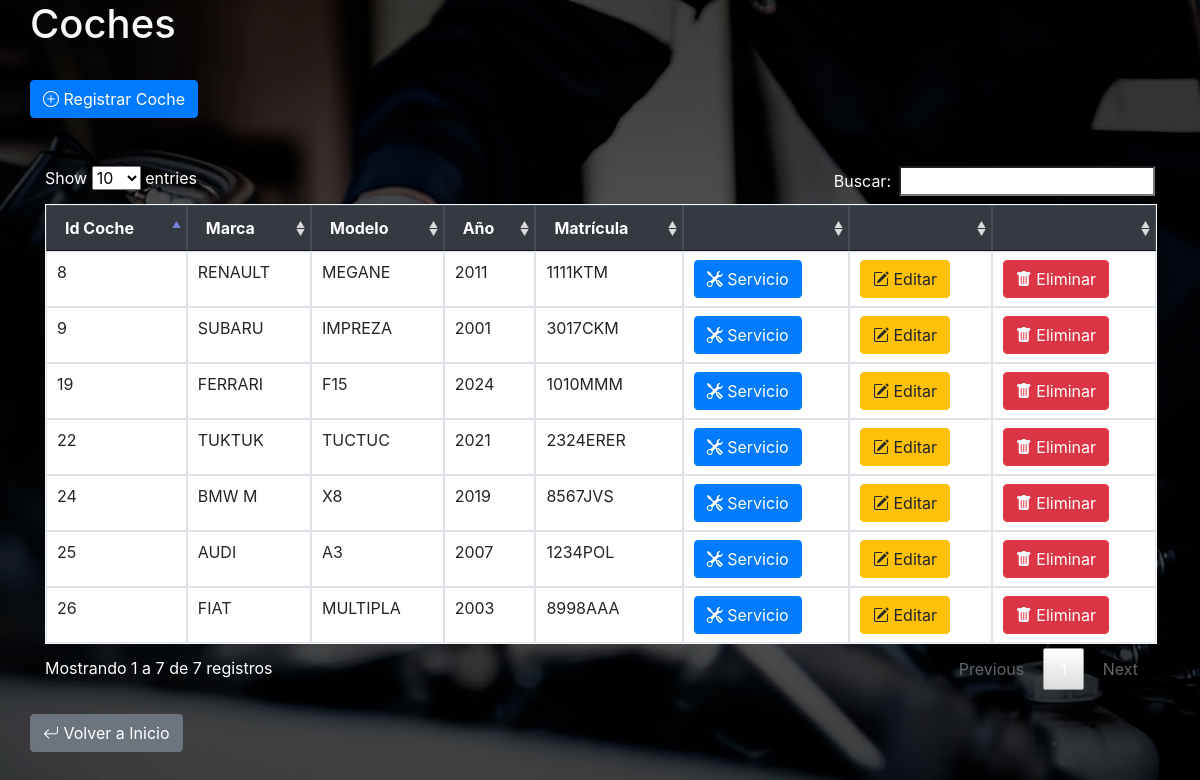
/coche.php, run on the app's committed database.
### tables this page shows
CREATE TABLE `coches` (
  `id_coche` int(3) NOT NULL,
  `id_cliente` int(3) NOT NULL,
  `Marca` varchar(50) NOT NULL,
  `Modelo` varchar(50) NOT NULL,
  `Año` int(50) NOT NULL,
  `Matricula` varchar(50) NOT NULL
);

### coche.php (the view, shortened to what this page needs)
<?php
require 'conexion.php';
$id_cliente = $_GET['id_cliente'] ?? '';
if ($id_cliente) {
    $sql = "SELECT * FROM coches WHERE id_cliente = '$id_cliente'";
    $resultado = $mysqli->query($sql);
} else {
    $sql = "SELECT * FROM coches";
    $resultado = $mysqli->query($sql);
}
?>
<!doctype html>
<html lang="es">
<head>
    	<link rel="stylesheet" href="https://cdnjs.cloudflare.com/ajax/libs/font-awesome/6.0.0-beta3/css/all.min.css">
   		<link rel="stylesheet" href="https://cdnjs.cloudflare.com/ajax/libs/bootstrap-icons/1.7.2/font/bootstrap-icons.css">
		<link href="https://cdn.jsdelivr.net/npm/bootstrap-icons/font/bootstrap-icons.css" rel="stylesheet">
		<link rel="stylesheet" href="estilos.css">
		<link rel="stylesheet" href="css/jquery.dataTables.min.css">
		<link rel="stylesheet" href="css/bootstrap.min.css">
		<link rel="stylesheet" href="css/jquery.dataTables.min.css">
</head>
<body>
    <div class="container">
        <div class="row">
            <h1 class="text-light">Coches</h1>
        </div>
        <br>
        <div class="row">
            <a href="registrarcoche.php?id_cliente=<?php echo $id_cliente; ?>" class="btn btn-primary"><i class="bi bi-plus-circle"></i> Registrar Coche</a>
        </div>
        <br><br>
        <table id="tabla" class="table table-bordered border-light" style="width:100%">
            <thead class="table table-dark table-striped">
                <tr>
                    <th>Id Coche</th>
                    <th>Marca</th>
                    <th>Modelo</th>
                    <th>Año</th>
                    <th>Matrícula</th>
                    <th></th>
                    <th></th>
                    <th></th>
                </tr>
            </thead>
            <tbody>
                <?php
                    while($fila = $resultado->fetch_assoc()) {
                        echo "<tr>";
                        echo "<td>{$fila['id_coche']}</td>";
                        echo "<td>{$fila['Marca']}</td>";
                        echo "<td>{$fila['Modelo']}</td>";
                        echo "<td>{$fila['Año']}</td>";
                        echo "<td>{$fila['Matricula']}</td>";
                ?>
                        <td><a href="servicio.php?id_coche=<?php echo $fila['id_coche']; ?>&id_cliente=<?php echo $id_cliente; ?>" class="btn btn-primary"><i class="bi bi-tools"></i> Servicio</a></td>
                        <td><a href="editarcoche.php?id_coche=<?php echo $fila['id_coche']; ?>&id_cliente=<?php echo $id_cliente; ?>" class="btn btn-warning"><i class='bi bi-pencil-square'></i> Editar</a></td>
                        <td><a href="eliminarcoche.php?id_coche=<?php echo $fila['id_coche']; ?>&id_cliente=<?php echo $id_cliente; ?>" class="btn btn-danger"><i class='bi bi-trash-fill'></i> Eliminar</a></td>
                <?php
                        echo "</tr>";
                    }
                ?>
            </tbody>
        </table>
        <div class="row mt-4">
            <a href="index.php" class="btn btn-secondary"><i class="bi bi-arrow-return-left"></i> Volver a Inicio</a>
        </div>
    </div>
</body>
</html>

### estilos.css (style rules this page uses)
body { position: relative; background-image: url('images/fondo1.jpg'); background-size: 100%; background-repeat: no-repeat; background-attachment: fixed; }

### data on the page
coches: id_coche "8", Marca "RENAULT", Modelo "MEGANE", Año "2011", Matricula "1111KTM"
coches: id_coche "9", Marca "SUBARU", Modelo "IMPREZA", Año "2001", Matricula "3017CKM"
coches: id_coche "19", Marca "FERRARI", Modelo "F15", Año "2024", Matricula "1010MMM"
coches: id_coche "22", Marca "TUKTUK", Modelo "TUCTUC", Año "2021", Matricula "2324ERER"
coches: id_coche "24", Marca "BMW M", Modelo "X8", Año "2019", Matricula "8567JVS"
coches: id_coche "25", Marca "AUDI", Modelo "A3", Año "2007", Matricula "1234POL"
coches: id_coche "26", Marca "FIAT", Modelo "MULTIPLA", Año "2003", Matricula "8998AAA"
